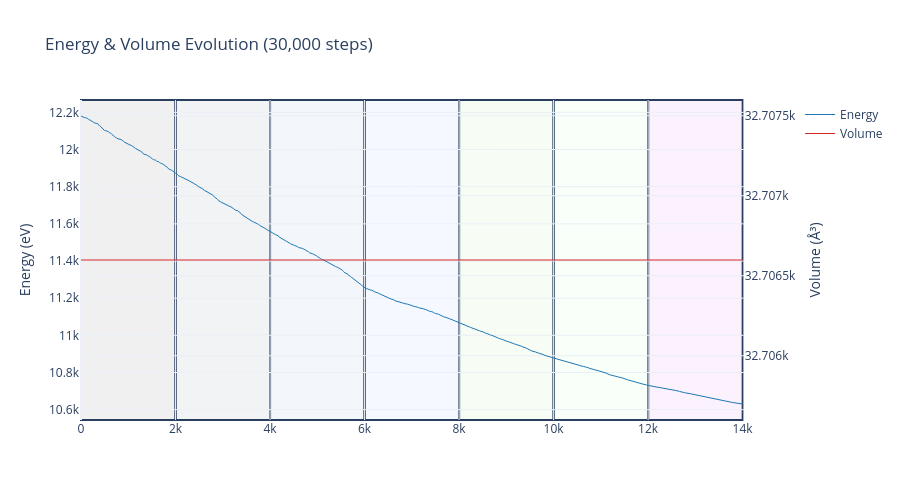

The code cell stored with this chart in its notebook:
### Code cell
# ============================================================
# Cell 13: Final Plots (Static + Interactive)
# ============================================================
import plotly.graph_objects as go
from plotly.subplots import make_subplots

print("Generating plots...")

# --- Static Energy & Volume (Matplotlib) ---
fig, (ax1, ax2) = plt.subplots(2, 1, figsize=(12, 7), sharex=True)
steps = np.arange(1, len(energy_log)+1)

ax1.plot(steps, energy_log, lw=0.6, color='#1f77b4')
ax1.set_ylabel('Total Energy (eV)')
ax1.set_title('Energy Evolution during MC Annealing')

ax2.plot(steps, volume_log, lw=0.6, color='#d62728')
ax2.set_ylabel('Volume (Å³)')
ax2.set_xlabel('MC Step')

for ax in (ax1, ax2):
    ax.grid(True, alpha=0.3)
    for idx, T in enumerate(TEMPERATURE_STAGES):
        start = idx * STEPS_PER_STAGE
        end = (idx + 1) * STEPS_PER_STAGE
        ax.axvspan(start, end, alpha=0.08, color=f'C{idx%10}')

plt.tight_layout()
plt.savefig('energy_volume_improved.png', dpi=150, bbox_inches='tight')
plt.show()

# --- Static RDF (Matplotlib) ---
fig, axes = plt.subplots(2, 2, figsize=(11, 9))
axes = axes.flatten()
colors_rdf = ['#1f77b4', '#ff7f0e', '#2ca02c', '#9467bd']

for idx, (pair, (r, gr)) in enumerate(rdfs.items()):
    ax = axes[idx]
    ax.plot(r, gr, lw=1.5, color=colors_rdf[idx])
    ax.set_xlabel('r (Å)')
    ax.set_ylabel('g(r)')
    ax.set_title(f'{pair[0]}-{pair[1]}')
    ax.set_xlim(0, 10)
    ax.grid(True, alpha=0.3)
    
    # Mark cutoff
    ax.axvline(cn_cutoffs[pair], color='red', linestyle='--', alpha=0.5)
    
plt.tight_layout()
plt.savefig('rdf_improved.png', dpi=150, bbox_inches='tight')
plt.show()

# --- Interactive Energy + Volume (Plotly) ---
fig_int = make_subplots(specs=[[{"secondary_y": True}]])

fig_int.add_trace(
    go.Scatter(x=steps, y=energy_log, mode='lines', 
               name='Energy', line=dict(color='#1f77b4', width=1)),
    secondary_y=False
)

fig_int.add_trace(
    go.Scatter(x=steps, y=volume_log, mode='lines',
               name='Volume', line=dict(color='#d62728', width=1)),
    secondary_y=True
)

for idx, T in enumerate(TEMPERATURE_STAGES):
    start = idx * STEPS_PER_STAGE
    end = (idx + 1) * STEPS_PER_STAGE
    fig_int.add_vrect(x0=start, x1=end,
                      fillcolor=f"rgba({(idx*30)%255},{(idx*50)%255},{(idx*80)%255},0.06)",
                      layer="below")

fig_int.update_layout(
    title='Energy & Volume Evolution (30,000 steps)',
    template='plotly_white', height=500
)
fig_int.update_yaxes(title_text="Energy (eV)", secondary_y=False)
fig_int.update_yaxes(title_text="Volume (Å³)", secondary_y=True)
fig_int.show()

# --- Acceptance Summary ---
fig_acc, ax = plt.subplots(figsize=(7, 4))
bars = ax.bar(['Displacement', 'Volume'],
              [total_d_rate, total_v_rate],
              color=['#3498db', '#e74c3c'])
for bar, val in zip(bars, [total_d_rate, total_v_rate]):
    ax.text(bar.get_x() + bar.get_width()/2, bar.get_height() + 1,
            f'{val:.1f}%', ha='center', fontsize=12, fontweight='bold')
ax.set_ylabel('Acceptance Rate (%)')
ax.set_title('MC Move Acceptance Rates')
ax.set_ylim(0, 100)
plt.tight_layout()
plt.savefig('acceptance_improved.png', dpi=150, bbox_inches='tight')
plt.show()

print("✓ All plots generated and saved")

### Figure 1 — Plotly figure (JSON) as saved in the notebook; plotly's stock layout.template omitted (floating-point values rounded to 4 significant figures; data arrays with more than 128 entries replaced by an {"elided": "..."} marker saying what was removed)
{"data": [{"line": {"color": "#1f77b4", "width": 1}, "mode": "lines", "name": "Energy", "type": "scatter", "x": {"elided": "14000 int values"}, "xaxis": "x", "y": {"elided": "14000 float values"}, "yaxis": "y"}, {"line": {"color": "#d62728", "width": 1}, "mode": "lines", "name": "Volume", "type": "scatter", "x": {"elided": "14000 int values"}, "xaxis": "x", "y": {"elided": "14000 float values"}, "yaxis": "y2"}], "layout": {"height": 500, "shapes": [{"fillcolor": "rgba(0,0,0,0.06)", "layer": "below", "type": "rect", "x0": 0, "x1": 2000, "xref": "x", "y0": 0, "y1": 1, "yref": "y domain"}, {"fillcolor": "rgba(30,50,80,0.06)", "layer": "below", "type": "rect", "x0": 2000, "x1": 4000, "xref": "x", "y0": 0, "y1": 1, "yref": "y domain"}, {"fillcolor": "rgba(60,100,160,0.06)", "layer": "below", "type": "rect", "x0": 4000, "x1": 6000, "xref": "x", "y0": 0, "y1": 1, "yref": "y domain"}, {"fillcolor": "rgba(90,150,240,0.06)", "layer": "below", "type": "rect", "x0": 6000, "x1": 8000, "xref": "x", "y0": 0, "y1": 1, "yref": "y domain"}, {"fillcolor": "rgba(120,200,65,0.06)", "layer": "below", "type": "rect", "x0": 8000, "x1": 10000, "xref": "x", "y0": 0, "y1": 1, "yref": "y domain"}, {"fillcolor": "rgba(150,250,145,0.06)", "layer": "below", "type": "rect", "x0": 10000, "x1": 12000, "xref": "x", "y0": 0, "y1": 1, "yref": "y domain"}, {"fillcolor": "rgba(180,45,225,0.06)", "layer": "below", "type": "rect", "x0": 12000, "x1": 14000, "xref": "x", "y0": 0, "y1": 1, "yref": "y domain"}], "title": {"text": "Energy & Volume Evolution (30,000 steps)"}, "xaxis": {"anchor": "y", "domain": [0, 0.94]}, "yaxis": {"anchor": "x", "domain": [0, 1], "title": {"text": "Energy (eV)"}}, "yaxis2": {"anchor": "x", "overlaying": "y", "side": "right", "title": {"text": "Volume (Å³)"}}}}
